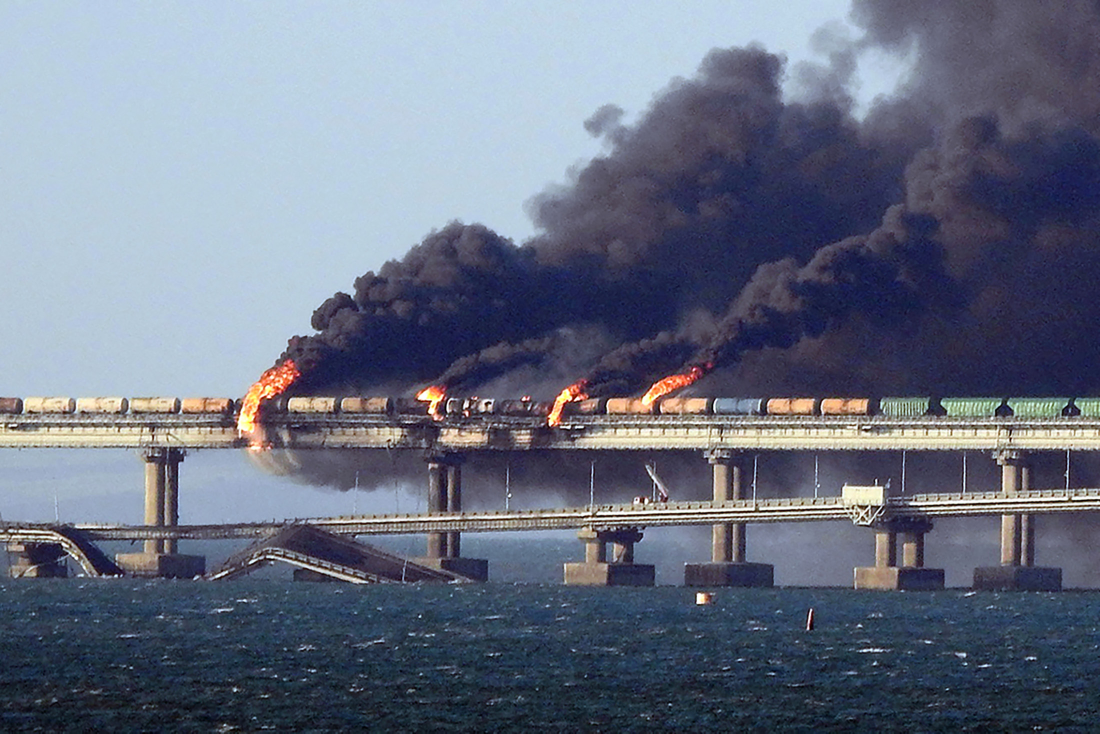
#> input picture img1.jpg, 2200 x 1467 px (shown at 1/2 size)
$ jupyter execute --allow-errors Ivanov_Mutel_Muzychuk_LA_Lab_1.ipynb
#> lines starting #> are read from the running program, lines starting #| are printed output that depends on the picture
<a href="https://colab.research.google.com/github/Siromanec/la-lab1-mutel_muzychuk_ivanov/blob/main/Ivanov_Mutel_Muzychuk_LA_Lab_1.ipynb" target="_parent"></a>

[cell 1]
import numpy as np
import cv2 as cv
# from google.colab.patches import cv2_imshow
import matplotlib.pyplot as plt
from PIL import Image
# %matplotlib inline

## Intro

1. Submit this task as a link to your team's Google Colab (https://colab.research.google.com/notebooks/intro.ipynb#). Make sure you made a copy of this notebook and opened it via UCU email address.

2. Please use cv2 standard methods for reading and resizing the images, and matplotlib or cv2 imshow function for displaying it.

3. There should be only one submission per team. However, don't forget to choose a person from your team who would submit the task, and **make sure that the names of all team members are listed in the notebook**. Teammates not mentioned in the notebook will not be graded for this lab.

4. Your final grade will be a product of grade for the coding and explanatory part and coefficient for the oral defense (will be announced later). Please note that your final mark for this assignment will consist of three components:
  *   Coding part
  *   Explanations
  *   Oral defense (to be scheduled later)

  Make sure you include detailed theoretical explanations where necessary.

5. **Important**: during the implementation, you are welcomed to use `cv2` methods, but you must also implement the transformation matrices yourself (except image **reading**, **resizing** and **displaying**). Finally, as a successful result, you can demonstrate that the outputs of both approaches coincide!

## 1.

Recall that a linear transformation is a mapping $T: \mathbb{R}^n \rightarrow \mathbb{R}^m$ such that
$\forall c_1, c_2 \in \mathbb{R}, \mathbf{u}_1, \mathbf{u}_2 \in \mathbb{R}^n$
$T(c_1 \mathbf{u}_1 + c_2 \mathbf{u}_2) = c_1T(\mathbf{u}_1) + c_2T(\mathbf{u}_2)$.

In this lab you will study some of the common transformations in $\mathbb{R}^2$, derive their general matrix form, explain what a resulting image will look like and apply transformations to the vectors and pictures.

Each linear transformation can be represented as a matrix. In case of an image linear transformation is applied to a pixel position on xy-plane, transforming its coordinates $(x, y)$ to $(x', y')$ but retaining the color. However, the image is usually represented as an array of pixels, thus having the dimension (image height, image width, 3) if the color is represented in RGB system. You can use *warpAffine()* function from cv2 to perform transformations on the image, or you can implement a function that manipulates each pixel's position given an array of pixels and calculate the transformation matrix on your own.

### 1.1 Image preparation

First, load image 1, resize it to a more convenient form, and examine its representation.

[cell 2]
# Load images

##### YOUR CODE STARTS #####

img1_path = 'img1.jpg'
image = cv.imread(img1_path)
#> image is the input picture: shape (1467, 2200, 3); mean B, G, R 130.7, 112.6, 105.2
resized = cv.resize(image, (500,500))
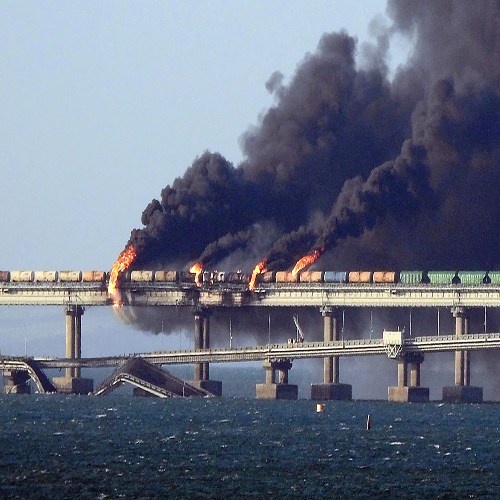
#> resized: shape (500, 500, 3); mean B, G, R 130.5, 112.4, 105

print(f"The shape of the image is {resized.size}")
#| The shape of the image is 750000
print(f"The shape of the resized image is {resized.shape}")
#| The shape of the resized image is (500, 500, 3)
display(Image.fromarray(resized[:,:,::-1]))
##### YOUR CODE ENDS #####

 What is this image's shape? What do the values mean?

*(Your answer goes here)*

### 1.2 Rotation matrix

Rotation is a linear transformation of some space that preserves at least one point. An example of rotation by angle $\psi$ on xy-plane is depicted on the image below:

What is the transformation matrix that corresponds to rotation by a generic angle $\phi$?

*(Your answer is here)*

Your next task is to implement a function that calculates the rotation matrix and apply it to a vector and to an image to rotate them by $45^\circ$.
First, construct the rotation matrix:

[cell 3]
# Create rotation matrix

def get_rotation_matrix(phi):
  ##### YOUR CODE STARTS #####
  ...
  ##### YOUR CODE ENDS #####
  return transformation_matrix

phi = 45
#> (the rest of this cell did not finish here and is left out)

Second, we'll apply the transformation to a vector. Let's check what our vector looks like now:

[cell 4]
A = np.array([0, 0])
B1 = np.array([1.5, 1.5])

ax = plt.axes()

ax.arrow(A[0], A[1], B1[0], B1[1], head_width=0.2, head_length=0.2)
plt.ylim(-3,3)
plt.xlim(-3,3)

ax.set_axisbelow(True)
plt.grid(color='gray', linestyle='dashed')
plt.gca().set_aspect('equal', adjustable='box')

plt.show()
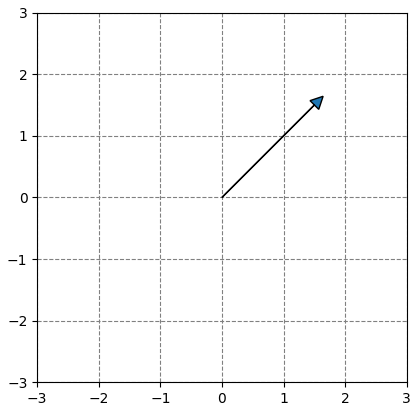
#> figure drawn by matplotlib, 1 panel

[cell 5]
# Apply rotation to the vector AB1 to get vector AB2

##### YOUR CODE STARTS #####
A = ...
B1 = np.array([1.5, 1.5])
B2 = ...
##### YOUR CODE ENDS #####

ax = plt.axes()

#> (the rest of this cell did not finish here and is left out)

You can also rotate images! Check how below:

#> (a cell that did not finish here is left out)

### 1.3 Scaling matrix

Scaling is a tranformation that enlarges or diminishes objects by a factor. For scaling in 2D space a factor can be represented as a vector $(x_s, y_s)$ where $x_s$ and $y_s$ are scaling factors for each respective axis (those factors don't have to be equal). On the picture below, V' represents vector V scaled by a factor (0.5, 1) and V'' - by (0.5, 0.5).

In this part, you should derive a general form for a scaling matrix and apply scaling by a factor of (1, 0.5) to the vector and the image. First, explain how you derive the scaling matrix:

*(Your answer goes here)*
#TODO

[cell 7]
##### YOUR CODE STARTS #####
def get_scaling_matrix(scale_factor_x, scale_factor_y) -> np.matrix:
  return np.matrix([[scale_factor_x,0, 0],[0,scale_factor_y, 0]])
def scale_vector(vec, scale_factor_x, scale_factor_y):
  return tuple((get_scaling_matrix(scale_factor_x,scale_factor_y)[:, :-1]@(vec)).flat)
M2 = get_scaling_matrix(2,2)
##### YOUR CODE ENDS #####
print("Scaling matrix is")
print(M2)

Second, apply scaling by (1, 0.5) to the vector.

[cell 8]
# Apply scaling to the vector AB1 to achieve vector AB2

##### YOUR CODE STARTS #####
# np.matrix()
A = np.array([0, 0])
B1 = np.array([2, 2])
B2 = scale_vector(B1-A, 1, 0.5)
##### YOUR CODE ENDS #####

ax = plt.axes()

ax.arrow(A[0], A[1], B1[0], B1[1], head_width=0.2, head_length=0.2)
ax.arrow(A[0], A[1], B2[0], B2[1], head_width=0.2, head_length=0.2, color='green')
plt.ylim(-3,3)
plt.xlim(-3,3)

ax.set_axisbelow(True)
plt.grid(color='gray', linestyle='dashed')
plt.gca().set_aspect('equal', adjustable='box')

plt.show()

Now, apply scaling by the same factor to the image:

[cell 9]
# [6 lines of commented-out code are left out]
scaled = cv.warpAffine(image, get_scaling_matrix(3, 0.5), (image.shape[0], image.shape[1]))
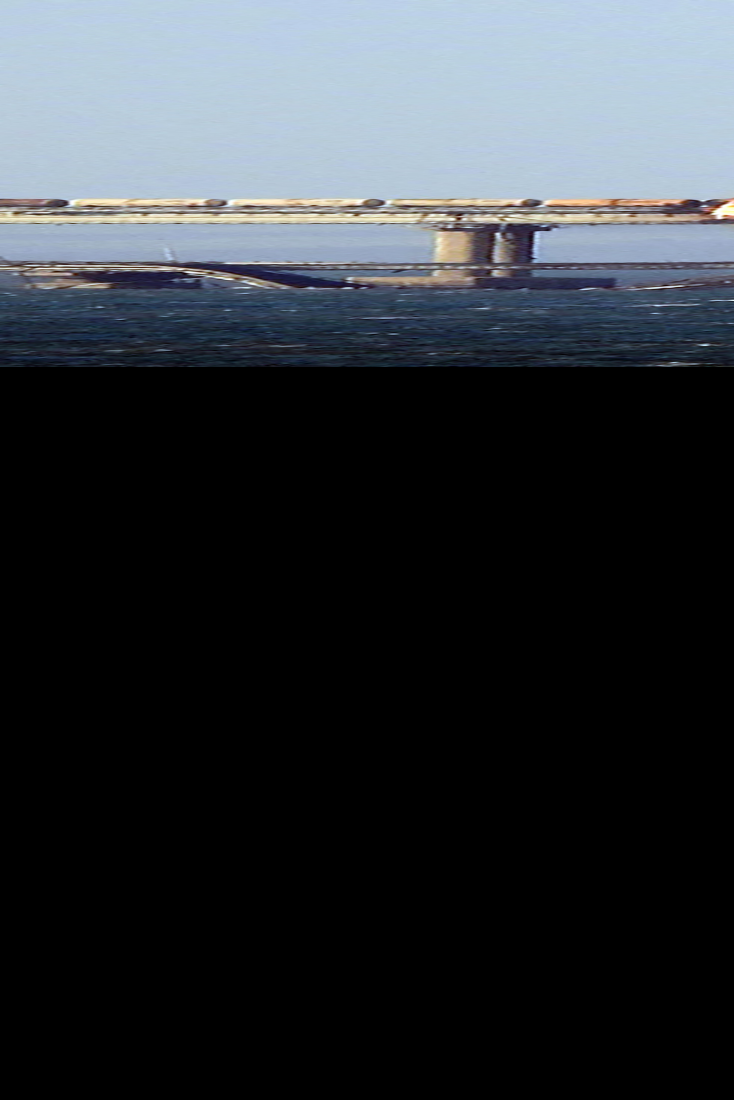
#> scaled: shape (2200, 1467, 3) (shown at 1/2 size); mean B, G, R 57.3, 52.4, 47.8
##### YOUR CODE ENDS #####
#TODO
img2 = scaled[:,:,::-1]
display(Image.fromarray(img2))

### 1.4 Shear matrix

Horizontal shearing moves each point in a fixed direction by distance proportional to y-coordinate of the point. Shear map changes angles and lengths of line segments.

*In this part, you need to build a shearing matrix, find a transformation matrix that moves the point $(x, y)$ to $(x+1.5y, y)$, and apply it to the vector and the image. First, explain how do you build a matrix that corresponds to a shearing transformation:*

Our task is to move $(x, y)$ to $(x+k*y,y)$. It could be easily accomplished, since the second pair of coordinates is a linear combination of $x$ and $y$ therefore we can build a matrix which, when left multiplied by $(x y)$ vector gives us $(x + k*y, y)$. Such matrix is:
$
\left[
\begin{array}{ccc}
1 & k \\
0 & 1\\
\end{array}
\right]
$, since
$$\left[
\begin{array}{ccc}
1 & k \\
0 & 1\\
\end{array}
\right] \cdot
\left[
\begin{array}{ccc}
x \\
y \\
\end{array}
\right]
=
x \cdot
\left[
\begin{array}{ccc}
1 \\
0 \\
\end{array}
\right]
+
y \cdot
\left[
\begin{array}{ccc}
k \\
1 \\
\end{array}
\right]
=
\left[
\begin{array}{ccc}
x + k*y \\
y \\
\end{array}
\right]
$$

*Second, implement a function for constructing such a matrix:*

[cell 10]
##### YOUR CODE STARTS #####
def get_horizontal_shear_matrix(factor):
  return np.matrix([[1, factor], [0, 1]])

M3 = get_horizontal_shear_matrix(1.5)
##### YOUR CODE ENDS #####
print("Shearing matrix is")
print(M3)

[cell 11]
# Apply shearing to the vector AB1 to achieve vector AB2

##### YOUR CODE STARTS #####
A = np.array([0, 0])
B1 = np.array([1, 1])
B2 = np.array(M3 @ B1.T).flat
##### YOUR CODE ENDS #####

ax = plt.axes()

ax.arrow(A[0], A[1], B1[0], B1[1], head_width=0.2, head_length=0.2)
ax.arrow(A[0], A[1], B2[0], B2[1], head_width=0.2, head_length=0.2, color='green')
plt.ylim(-3,3)
plt.xlim(-3,3)

ax.set_axisbelow(True)
plt.grid(color='gray', linestyle='dashed')
plt.gca().set_aspect('equal', adjustable='box')

plt.show()

Finally, apply this shearing transformation to the image.

[cell 12]
##### YOUR CODE STARTS #####
# the following line is needed since openCV uses 2*3 transformation matrices
# last col. is for shift - in this case we can "move" image to the left by 250px by adding [[-250],[0]] shift column
M3 = np.append(M3, [[-250],[0]], axis=1)
sheared = cv.warpAffine(resized, M3, [resized.shape[0], resized.shape[1]])
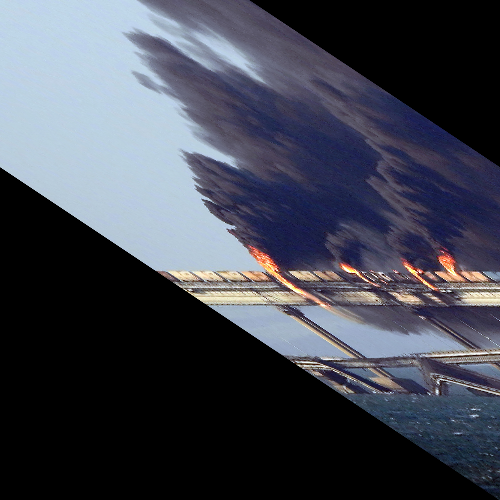
#> sheared: shape (500, 500, 3); mean B, G, R 81.3, 69.7, 66.3
# ##### YOUR CODE ENDS #####
display(Image.fromarray(sheared[:,:,::-1]))

### 1.5 Translation matrix

Translation is a transformation that moves every point of a figure by a fixed distance.

Here, you should build a translation matrix and apply translation by $(20, 25)$ to the vector and to the image. Start from explaining how to construct a translation matrix:

Since, again, the result of a matrix-vector multiplication is a linear combination of the columns of a matrix, we cannot obtain a constant addition to a particular element of the resulting vector, if we only use 2x2 matrix and 2x1 vector. We have to introduce a third dimension to $(x, y)$ vector, which will be a constant, so that we will multiply the matrix by vector $(x, y, 1)$. Obviously, we have to introduce a third column for our translation matrix, which will correspond to the value we would like to translate. Therefore, translation by $(20, 25)$ in a form of matrix-vector multiplication will look like this:

$$\left[
\begin{array}{ccc}
1 & 0 & 20\\
0 & 1 & 25\\
\end{array}
\right] \cdot
\left[
\begin{array}{ccc}
x \\
y \\
1 \\
\end{array}
\right]
=
x \cdot
\left[
\begin{array}{ccc}
1 \\
0 \\
\end{array}
\right]
+
y \cdot
\left[
\begin{array}{ccc}
0 \\
1 \\
\end{array}
\right]
+
1 \cdot
\left[
\begin{array}{ccc}
20 \\
25 \\
\end{array}
\right]
=
\left[
\begin{array}{ccc}
x + 20 \\
y + 25\\
\end{array}
\right]
$$

Then, implement a function that produces such a matrix:

[cell 13]
##### YOUR CODE STARTS #####
def get_translation_matrix(translation_factor_x, translation_factor_y):
  return np.array([[1.0, 0.0, translation_factor_x], [0.0, 1.0, translation_factor_y]])

M4 = get_translation_matrix(20, 25)
##### YOUR CODE ENDS #####
print("Translation matrix is")
print(M4)

[cell 14]
# Apply translation to the vector A1B1 to achieve vector A2B2

##### YOUR CODE STARTS #####
A1 = np.array([0, 0, 1])
B1 = np.array([10, 10, 1])
A2 = (M4 @ A1).flat
B2 = (M4 @ B1).flat
##### YOUR CODE ENDS #####

ax = plt.axes()

ax.arrow(A1[0], A1[1], B1[0], B1[1], head_width=2, head_length=2)
ax.arrow(A2[0], A2[1], B2[0]-A2[0], B2[1]-A2[1], head_width=2, head_length=2, color='green')
plt.ylim(0,50)
plt.xlim(0,50)

ax.set_axisbelow(True)
plt.grid(color='gray', linestyle='dashed')
plt.gca().set_aspect('equal', adjustable='box')

plt.show()
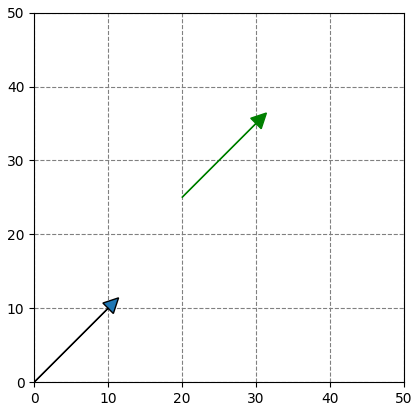
#> figure drawn by matplotlib, 1 panel

Finally, apply the translation by $(20, 25)$ to the image.

[cell 15]
##### YOUR CODE STARTS #####
translated = cv.warpAffine(resized, M4, [resized.shape[0], resized.shape[1]])
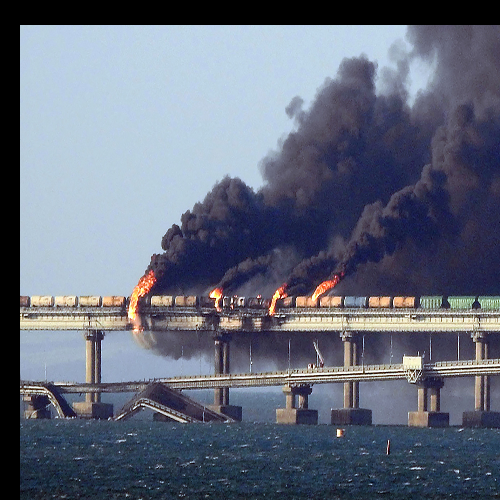
#> translated: shape (500, 500, 3); mean B, G, R 124.5, 107.9, 101.2
##### YOUR CODE ENDS #####
display(Image.fromarray(translated[:,:,::-1]))

### 1.6 Mirror symmetry
Vertical mirror symmetry maps coordinates $(x, y)$ to $(-x,y)$.

As in the previous parts, you need to provide the expanation, implement a function that produces a vertical symmetry matrix, and apply it to the vector and to the image.

Knowing that by multiplying a matrix by a vector we will get a linear combination of the matrix columns, we can create such matrix, that inverts the first coordinate for a vector $(x, y)$:
$
\left[
\begin{array}{ccc}
-1 & 0 \\
0 & 1\\
\end{array}
\right]
$

An example of such multiplication:
$$\left[
\begin{array}{ccc}
-1 & 0 \\
0 & 1\\
\end{array}
\right] \cdot
\left[
\begin{array}{ccc}
x \\
y \\
\end{array}
\right]
=
x \cdot
\left[
\begin{array}{ccc}
-1 \\
0 \\
\end{array}
\right]
+
y \cdot
\left[
\begin{array}{ccc}
0 \\
1 \\
\end{array}
\right]
=
\left[
\begin{array}{ccc}
-x \\
y \\
\end{array}
\right]
$$

[cell 16]
##### YOUR CODE STARTS #####
def get_horizontal_mirror_marix():
  return np.matrix([[-1.0, 0.0], [0.0, 1.0]])

M5 = get_horizontal_mirror_marix()
##### YOUR CODE ENDS #####
print("Mirroring matrix is")
print(M5)

[cell 17]
# Apply mirroring to the vector AB1 to achieve vector AB2

##### YOUR CODE STARTS #####
A = np.array([0, 0])
B1 = np.array([1, 1])
B2 = (M5 @ B1).flat
##### YOUR CODE ENDS #####

ax = plt.axes()

ax.arrow(A[0], A[1], B1[0], B1[1], head_width=0.2, head_length=0.2)
ax.arrow(A[0], A[1], B2[0], B2[1], head_width=0.2, head_length=0.2, color='green')
plt.ylim(-3,3)
plt.xlim(-3,3)

ax.set_axisbelow(True)
plt.grid(color='gray', linestyle='dashed')
plt.gca().set_aspect('equal', adjustable='box')

plt.show()

[cell 18]
##### YOUR CODE STARTS #####
# it is necessary to add this [[resized.shape[0]],[0]] part so we move the image in frame and can see it
M5 = np.append(M5, [[resized.shape[0]],[0]], axis=1)
#> M5 = [[-1, 0, 500], [0, 1, 0]]
mirrored = cv.warpAffine(resized, M5, [resized.shape[0], resized.shape[1]])
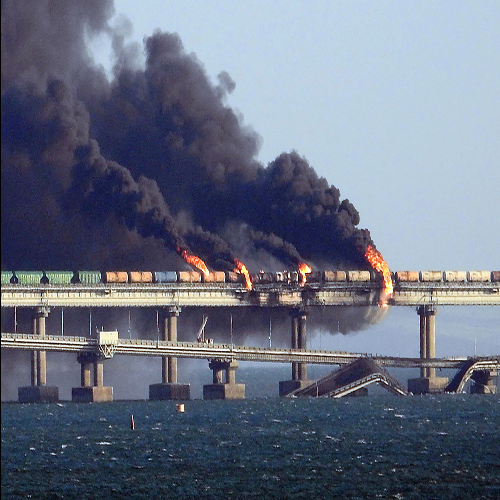
#> mirrored: shape (500, 500, 3); mean B, G, R 130.2, 112.1, 104.8
# ##### YOUR CODE ENDS #####
display(Image.fromarray(mirrored[:,:,::-1]))
